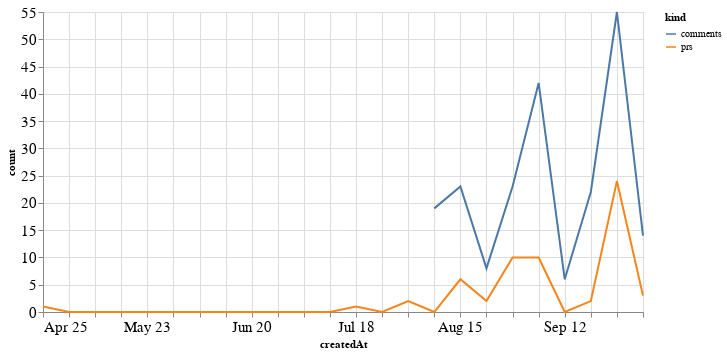

Notebook code for this chart:
### Code cell
alt.Chart(total_time, width=600).mark_line().encode(
    x='createdAt',
    y='count',
    color='kind'
)

### Figure 1 — Vega-Lite specification as saved in the notebook (floating-point values rounded to 4 significant figures)
{"config": {"axisLeft": {"labelFontSize": 15}, "axisBottom": {"labelFontSize": 15}}, "data": {"name": "data-8a11f4f914d5e13ced7b2cafa1c49c0b"}, "mark": "line", "encoding": {"color": {"type": "nominal", "field": "kind"}, "x": {"type": "temporal", "field": "createdAt"}, "y": {"type": "quantitative", "field": "count"}}, "width": 600, "$schema": "https://vega.github.io/schema/vega-lite/v4.8.1.json", "datasets": {"data-8a11f4f914d5e13ced7b2cafa1c49c0b": [{"createdAt": "2021-04-25T00:00:00", "kind": "prs", "count": 1.0}, {"createdAt": "2021-05-02T00:00:00", "kind": "prs", "count": 0.0}, {"createdAt": "2021-05-09T00:00:00", "kind": "prs", "count": 0.0}, {"createdAt": "2021-05-16T00:00:00", "kind": "prs", "count": 0.0}, {"createdAt": "2021-05-23T00:00:00", "kind": "prs", "count": 0.0}, {"createdAt": "2021-05-30T00:00:00", "kind": "prs", "count": 0.0}, {"createdAt": "2021-06-06T00:00:00", "kind": "prs", "count": 0.0}, {"createdAt": "2021-06-13T00:00:00", "kind": "prs", "count": 0.0}, {"createdAt": "2021-06-20T00:00:00", "kind": "prs", "count": 0.0}, {"createdAt": "2021-06-27T00:00:00", "kind": "prs", "count": 0.0}, {"createdAt": "2021-07-04T00:00:00", "kind": "prs", "count": 0.0}, {"createdAt": "2021-07-11T00:00:00", "kind": "prs", "count": 0.0}, {"createdAt": "2021-07-18T00:00:00", "kind": "prs", "count": 1.0}, {"createdAt": "2021-07-25T00:00:00", "kind": "prs", "count": 0.0}, {"createdAt": "2021-08-01T00:00:00", "kind": "prs", "count": 2.0}, {"createdAt": "2021-08-08T00:00:00", "kind": "prs", "count": 0.0}, {"createdAt": "2021-08-15T00:00:00", "kind": "prs", "count": 6.0}, {"createdAt": "2021-08-22T00:00:00", "kind": "prs", "count": 2.0}, {"createdAt": "2021-08-29T00:00:00", "kind": "prs", "count": 10.0}, {"createdAt": "2021-09-05T00:00:00", "kind": "prs", "count": 10.0}, {"createdAt": "2021-09-12T00:00:00", "kind": "prs", "count": 0.0}, {"createdAt": "2021-09-19T00:00:00", "kind": "prs", "count": 2.0}, {"createdAt": "2021-09-26T00:00:00", "kind": "prs", "count": 24.0}, {"createdAt": "2021-10-03T00:00:00", "kind": "prs", "count": 3.0}, {"createdAt": "2021-04-25T00:00:00", "kind": "comments", "count": null}, {"createdAt": "2021-05-02T00:00:00", "kind": "comments", "count": null}, {"createdAt": "2021-05-09T00:00:00", "kind": "comments", "count": null}, {"createdAt": "2021-05-16T00:00:00", "kind": "comments", "count": null}, {"createdAt": "2021-05-23T00:00:00", "kind": "comments", "count": null}, {"createdAt": "2021-05-30T00:00:00", "kind": "comments", "count": null}, {"createdAt": "2021-06-06T00:00:00", "kind": "comments", "count": null}, {"createdAt": "2021-06-13T00:00:00", "kind": "comments", "count": null}, {"createdAt": "2021-06-20T00:00:00", "kind": "comments", "count": null}, {"createdAt": "2021-06-27T00:00:00", "kind": "comments", "count": null}, {"createdAt": "2021-07-04T00:00:00", "kind": "comments", "count": null}, {"createdAt": "2021-07-11T00:00:00", "kind": "comments", "count": null}, {"createdAt": "2021-07-18T00:00:00", "kind": "comments", "count": null}, {"createdAt": "2021-07-25T00:00:00", "kind": "comments", "count": null}, {"createdAt": "2021-08-01T00:00:00", "kind": "comments", "count": null}, {"createdAt": "2021-08-08T00:00:00", "kind": "comments", "count": 19.0}, {"createdAt": "2021-08-15T00:00:00", "kind": "comments", "count": 23.0}, {"createdAt": "2021-08-22T00:00:00", "kind": "comments", "count": 8.0}, {"createdAt": "2021-08-29T00:00:00", "kind": "comments", "count": 23.0}, {"createdAt": "2021-09-05T00:00:00", "kind": "comments", "count": 42.0}, {"createdAt": "2021-09-12T00:00:00", "kind": "comments", "count": 6.0}, {"createdAt": "2021-09-19T00:00:00", "kind": "comments", "count": 22.0}, {"createdAt": "2021-09-26T00:00:00", "kind": "comments", "count": 55.0}, {"createdAt": "2021-10-03T00:00:00", "kind": "comments", "count": 14.0}]}}
